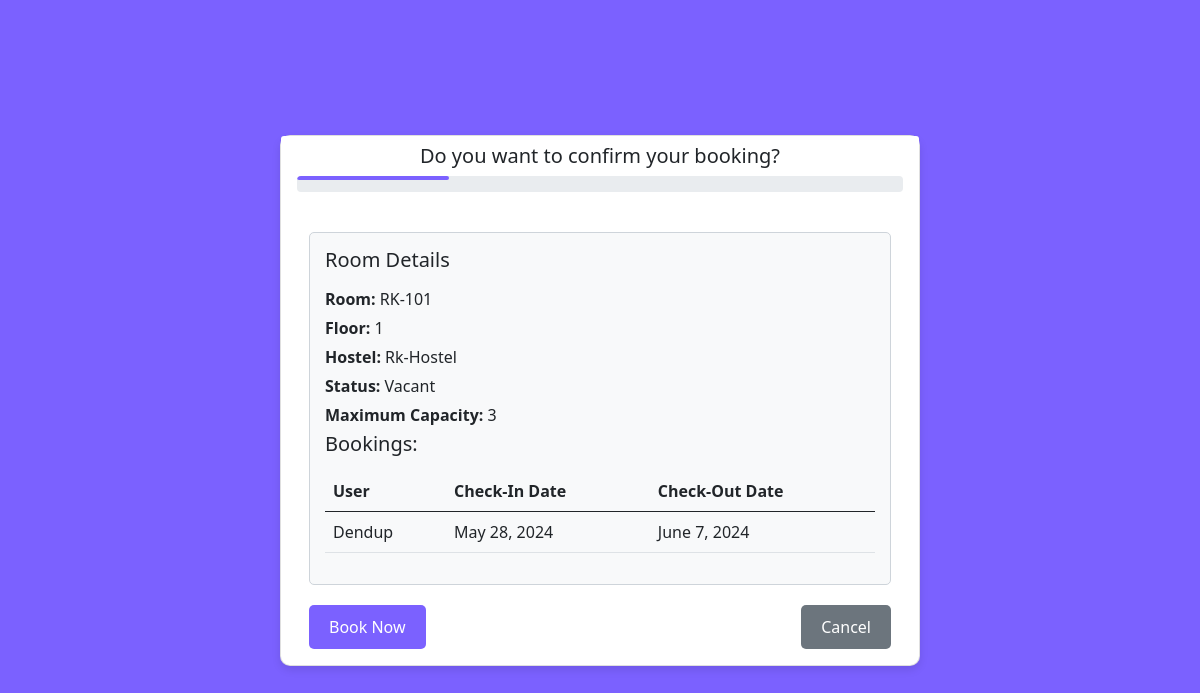
The page /booking_room/31 (signed in) on the database its author committed.
### APP/models.py (models this page shows, shortened)
class Room (models.Model):
    Status = (
        ('Vacant','Vacant'),
        ('Full','Full'),
        ('Maintainece','Maintainece')
    )
    floor = models.ForeignKey(Floor,related_name='rooms' ,null=True,on_delete=models.SET_NULL)
    room = models.CharField(max_length=200)
    max_capacity = models.IntegerField(default=3)
    current_bookings = models.IntegerField(default=0)
    status = models.CharField(max_length=200,choices=Status ,default='Vacant')

class Floor(models.Model):
    hostel = models.ForeignKey(Hostel,related_name='floors',null=True,on_delete=models.SET_NULL)
    number = models.IntegerField(default=0,null=True)

class Hostel(models.Model):
    gender = (
        ('M','Male'),
        ('F','Female'),
    )
    name = models.CharField(max_length=200)
    gender = models.CharField(max_length=200,null= True,choices=gender)
    description = models.TextField(max_length=200)
    image = models.ImageField(upload_to='hostels/')

class Booking(models.Model):
    user = models.OneToOneField(User, null=True, related_name='booking', on_delete=models.SET_NULL)
    room = models.ForeignKey(Room, null = True, on_delete=models.SET_NULL)
    check_in = models.DateField(default=datetime.date.today,blank = True)
    check_out = models.DateField(default=get_end_of_semester,blank = True)

### APP/views.py (the view, shortened to what this page needs)
# urls.py: path('booking_room/<str:pk>',views.booking_room,name='booking_room'),
@login_required(login_url='login')
def booking_room(request,pk):
    room = get_object_or_404(Room,id=pk)
    user_profile = request.user.userprofile
    booking = Booking.objects.filter(room=room)
    error_message = None
    if room.floor.hostel.gender != user_profile.gender:
        error_message = "Gender mismatch error."
        context={
            'user_profile': user_profile,
            'room':room,
            'error_message': error_message,
            'booking': booking,
        }
        return render(request, 'booking_room.html',context)

### APP/templates/booking_room.html (shortened to what this page needs)
{% extends 'admin_view/Forms/main.html' %}
{% block form_title %}
    Do you want to confirm your booking?
{% endblock %}
{% block form_content %}
<div class="container mt-3">
    <div class="room-details">
        <h5>Room Details</h5>
        <p><strong>Room:</strong> {{ room.room }}</p>
        <p><strong>Floor:</strong> {{ room.floor.number }}</p>
        <p><strong>Hostel:</strong> {{ room.floor.hostel.name }}</p>
        <p><strong>Status:</strong> {{ room.status }}</p>
        <p><strong>Maximum Capacity:</strong> {{ room.max_capacity }}</p>
        <h5>Bookings:</h5>
        {% if booking.exists %}
        <table class="table table-hover">
            <thead>
                <tr>
                    <th scope="col">User</th>
                    <th scope="col">Check-In Date</th>
                    <th scope="col">Check-Out Date</th>
                </tr>
            </thead>
            <tbody>
                {% for booking in booking %}
                <tr>
                    <td>{{ booking.user.username }}</td>
                    <td>{{ booking.check_in }}</td>
                    <td>{{ booking.check_out }}</td>
                </tr>
                {% endfor %}
            </tbody>
        </table>
        {% else %}
        <p>No bookings yet.</p>
        {% endif %}
    </div>
    <form method="POST">
        <div class="d-flex justify-content-between mt-3">
            <button type="submit" class="btn btn-primary">Book Now</button>
            <a href="{% url 'selected_room' room.floor.id %}" class="btn btn-secondary">Cancel</a>
        </div>
    </form>
</div>
{% endblock %}

### APP/templates/admin_view/Forms/main.html (style rules this page uses)
body { background-color: #7b61ff; display: flex; justify-content: center; align-items: center; height: 100vh; margin: 0; }
.btn-primary { background-color: #7b61ff; border: none; border-radius: 5px; padding: 10px 20px; font-size: 1rem; }
.btn-secondary { background-color: #6c757d; border: none; border-radius: 5px; padding: 10px 20px; font-size: 1rem; }

### APP/templates/booking_room.html (style rules this page uses)
.room-details { margin-bottom: 20px; padding: 15px; border: 1px solid #ced4da; border-radius: 5px; background-color: #f8f9fa; }
.room-details h5 { margin-bottom: 15px; }
.room-details p { margin: 5px 0; }

### rows shown on the page
Room: room "RK-101", floor.number "1", floor.hostel.name "Rk-Hostel", status "Vacant", max_capacity "3"
Booking: user.username "Dendup", check_in "May 28, 2024", check_out "June 7, 2024"
